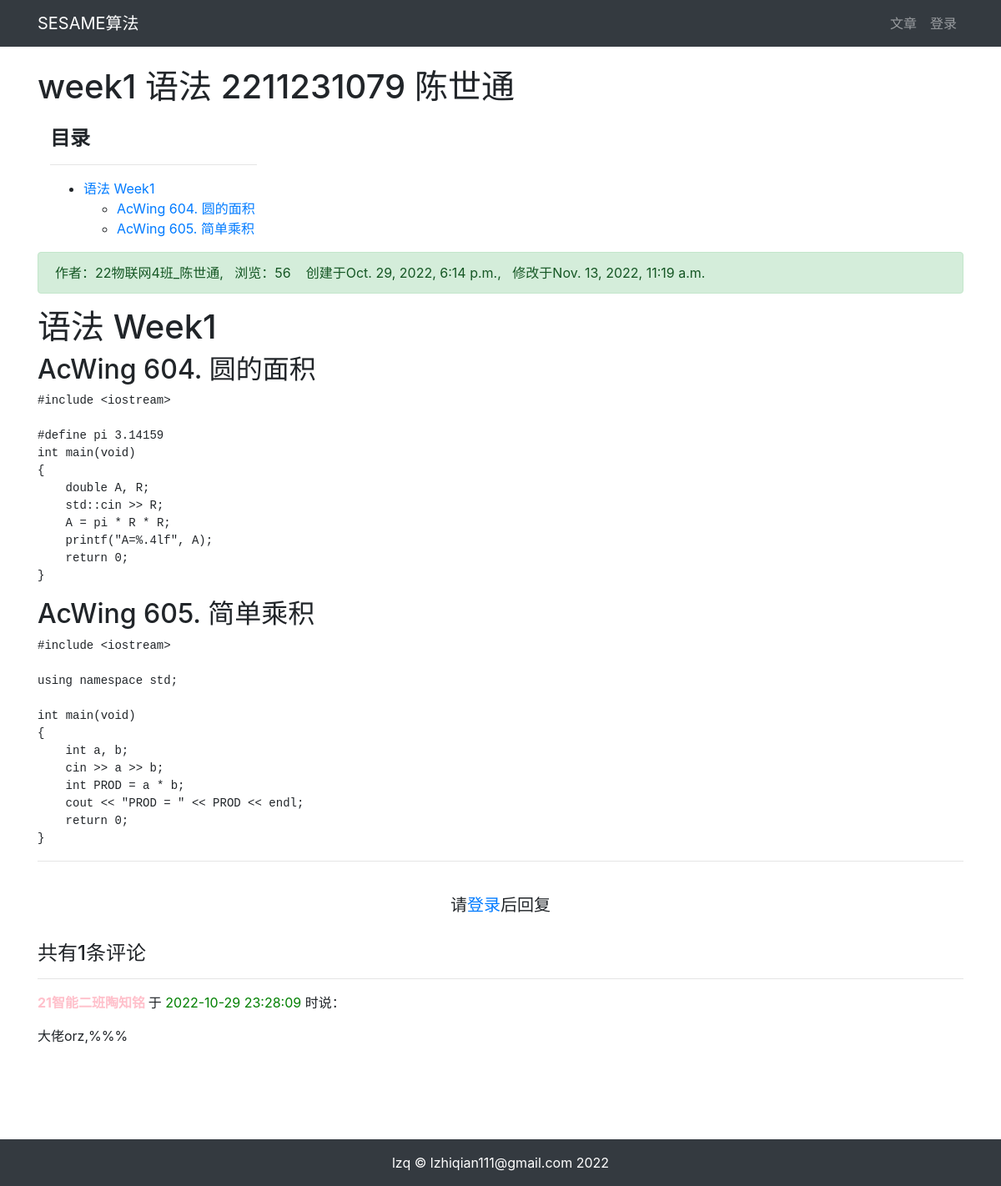
/article/article-detail/31/, run on the app's committed database.
### article/models.py (models this page shows, shortened)
class ArticlePost(models.Model):
    author = models.ForeignKey(User, on_delete=models.CASCADE)
    title = models.CharField(max_length=100)
    body = models.TextField()
    created = models.DateTimeField(default=timezone.now)
    updated = models.DateTimeField(auto_now=True)
    total_views = models.PositiveIntegerField(default=0)
    column = models.ForeignKey(
        ArticleColumn,
        null=True,
        blank=True,
        on_delete=models.CASCADE,
        related_name='article'
    )
    tags = TaggableManager(blank=True)
    class Meta:
        ordering = ('-created',)

### comment/models.py (models this page shows, shortened)
class Comment(models.Model):
    article = models.ForeignKey(
        ArticlePost,
        on_delete=models.CASCADE,
        related_name='comments'
    )
    user = models.ForeignKey(
        User,
        on_delete=models.CASCADE,
        related_name='comments'
    )
    body = models.TextField()
    created = models.DateTimeField(auto_now_add=True)
    class Meta:
        ordering = ('created',)

### article/views.py (the view)
# urls.py: path('article-detail/<int:id>/', views.article_detail, name='article_detail'),
def article_detail(request, id):
    article = ArticlePost.objects.get(id=id)
    comments = Comment.objects.filter(article=id)
    article.total_views += 1
    article.save(update_fields=['total_views'])
    md = markdown.Markdown(
        extensions=[
            'markdown.extensions.extra',  # markdown格式
            'markdown.extensions.codehilite',  # 代码高亮
            'markdown.extensions.toc'  # 目录
        ])
    article.body = md.convert(article.body)
    comment_form = CommentForm()
    context = {'article': article, 'toc': md.toc, 'comments': comments}
    return render(request, 'article/detail.html', context)

### article/templates/article/detail.html (shortened to what this page needs)
{% extends "article/base.html" %}
{% load static %}
{% block content %}
<div class="container">
    <div class="cul">
        <h1 class="col2-12 mt-4 mb-4">{{ article.title }}</h1>
        <div class="col-3 mt-4">
            <h4><strong>目录</strong></h4>
            <hr>
            <div>
                {{ toc|safe }}
            </div>
        </div>
        <div class="col2-12 alert alert-success">
            作者：{{ article.author}}, &nbsp
                浏览：{{ article.total_views }}
             &nbsp &nbsp创建于{{article.created}},&nbsp &nbsp修改于{{article.updated}}
        </div>
        <div class="clo2-12">
            <p>{{ article.body|safe }}</p>
        </div>
    </div>
    <hr>
    {% if user.is_authenticated %}
        <div>
            <form
                action="{% url 'comment:post_comment' article.id %}"
                method="POST"
            >
            {% csrf_token %}
                <div class="form-group">
                    <label for="body">
                        <strong>
                            我也要发言：
                        </strong>
                    </label>
                    <textarea
                        type="text"
                        class="form-control"
                        id="body"
                        name="body"
                        rows="2"></textarea>
                </div>
                <button type="submit" class="btn btn-primary ">发送</button>
            </form>
        </div>
        <br>
    {% else %}
        <br>
        <h5 class="row justify-content-center">
            请<a href="{% url 'user:login' %}">登录</a>后回复
        </h5>
        <br>
    {% endif %}
    <h4>共有{{ comments.count }}条评论</h4>
    <div>
        {% for comment in comments %}
            <hr>
            <p>
                <strong style="color: pink">
                    {{ comment.user }}
                </strong> 于
                <span style="color: green">
                    {{ comment.created|date:"Y-m-d H:i:s" }}
                </span> 时说：
            </p>
            <pre style="font-family: inherit; font-size: 1em;">
{{ comment.body }}</pre>
        {% endfor %}
    </div>
</div>
{% endblock content %}

### data on the page
ArticlePost: title "week1 语法 2211231079 陈世通", author "22物联网4班_陈世通", total_views "56", created "Oct. 29, 2022, 6:14 p.m.", updated "Nov. 13, 2022, 11:19 a.m.", body "语法 Week1 AcWing 604. 圆的面积 #include <iostream> #define pi 3.14159 int main ( void ) { double A , R ; std :: cin >> R ; A = pi * R * R ; printf ( \"A=%.4lf\" , A ); return 0 ; } AcWing 605. 简单乘积 #include <iostream> using namespace std ; int main ( void ) { int a , b ; cin >> a >> b ; int PROD = a * b ; cout << \"PROD = \" << PROD << endl ; return 0 ; }"
Comment: user "21智能二班陶知铭", created "2022-10-29 23:28:09", body "大佬orz,%%%"

### other printed values
{{ toc|safe }} "语法 Week1 AcWing 604. 圆的面积 AcWing 605. 简单乘积"
{{ comments.count }} "1"
